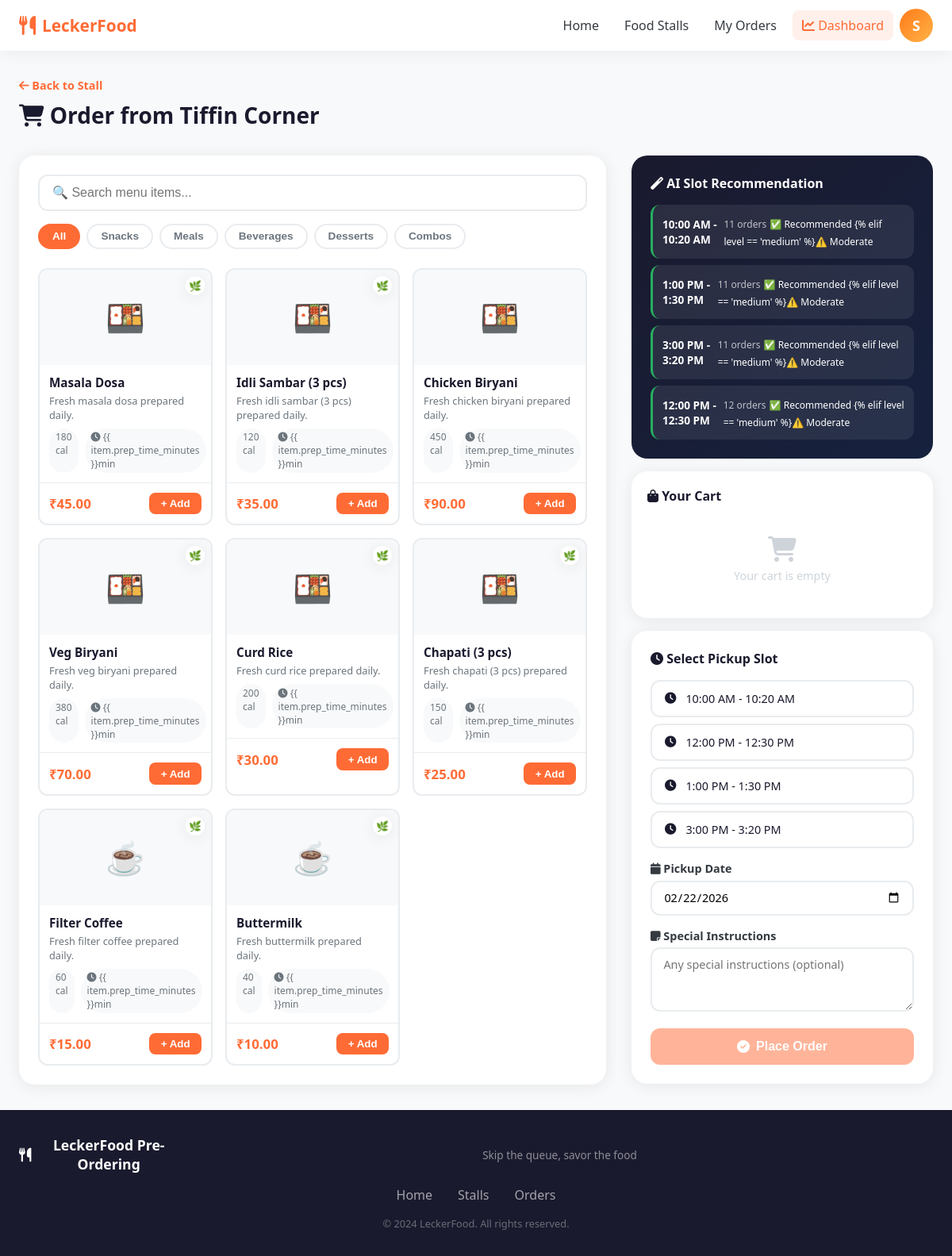
/order/stall/1/ (signed in), run on the app's committed database.
### apps/users/models.py (models this page shows, shortened)
class User(AbstractUser):
    ROLE_CHOICES = [
        ('student', 'Student'),
        ('admin', 'Admin'),
        ('stall_owner', 'Stall Owner'),
    ]
    role = models.CharField(max_length=20, choices=ROLE_CHOICES, default='student')
    student_id = models.CharField(max_length=20, blank=True, null=True, unique=True)
    phone = models.CharField(max_length=15, blank=True)
    profile_pic = models.ImageField(upload_to='profiles/', blank=True, null=True)
    class Meta:
        verbose_name = 'User'
        verbose_name_plural = 'Users'
    @property
    def is_stall_owner(self):
        return self.role == 'stall_owner'

### apps/stalls/models.py (models this page shows, shortened)
class FoodStall(models.Model):
    name = models.CharField(max_length=100)
    description = models.TextField(blank=True)
    owner = models.ForeignKey(User, on_delete=models.SET_NULL, null=True, related_name='stalls')
    image = models.ImageField(upload_to='stalls/', blank=True, null=True)
    location = models.CharField(max_length=200, blank=True)
    is_open = models.BooleanField(default=True)
    created_at = models.DateTimeField(auto_now_add=True)

class MenuItem(models.Model):
    CATEGORY_CHOICES = [
        ('snacks', 'Snacks'),
        ('meals', 'Meals'),
        ('beverages', 'Beverages'),
        ('desserts', 'Desserts'),
        ('combos', 'Combos'),
    ]
    stall = models.ForeignKey(FoodStall, on_delete=models.CASCADE, related_name='menu_items')
    name = models.CharField(max_length=100)
    description = models.TextField(blank=True)
    price = models.DecimalField(max_digits=8, decimal_places=2)
    category = models.CharField(max_length=20, choices=CATEGORY_CHOICES, default='snacks')
    image = models.ImageField(upload_to='menu_items/', blank=True, null=True)
    is_available = models.BooleanField(default=True)
    prep_time_minutes = models.IntegerField(default=10)
    calories = models.IntegerField(null=True, blank=True)
    is_vegetarian = models.BooleanField(default=False)
    created_at = models.DateTimeField(auto_now_add=True)

### apps/orders/views.py (the view)
# urls.py: path('order/stall/<int:stall_id>/', views.place_order, name='place_order'),
@login_required
def place_order(request, stall_id):
    stall = get_object_or_404(FoodStall, pk=stall_id, is_open=True)
    menu_items = stall.menu_items.filter(is_available=True)
    today = timezone.now().date()
    slot_recommendations = get_recommended_slot(stall_id, today)
    if request.method == 'POST':
        form = OrderForm(request.POST)
        cart_data = request.POST.get('cart_data', '[]')
        try:
            cart = json.loads(cart_data)
        except json.JSONDecodeError:
            cart = []
        if not cart:
            messages.error(request, 'Your cart is empty. Please add items.')
            return redirect('place_order', stall_id=stall_id)
        from decimal import Decimal
        from django.db import transaction
        if form.is_valid():
            with transaction.atomic():
                slot = form.cleaned_data['break_slot']
                pickup_date = form.cleaned_data['pickup_date']
                level, current_count = get_slot_congestion_level(stall_id, slot, pickup_date)
                if level == 'high':
                    messages.warning(request, f'The {slot} slot is very busy ({current_count} orders).')
                order = form.save(commit=False)
                order.user = request.user
                order.stall = stall
                order.status = 'pending'
                order.save()
                total = Decimal('0.00')
                for cart_item in cart:
                    try:
                        menu_item = MenuItem.objects.get(
                            pk=cart_item['id'],
                            stall=stall,
                            is_available=True
                        )
                        qty = int(cart_item.get('quantity', 1))
                        OrderItem.objects.create(
                            order=order,
                            menu_item=menu_item,
                            quantity=qty,
                            price_at_order=menu_item.price,
                            customization=cart_item.get('customization', '')
                        )
                        total += menu_item.price * qty
                    except (MenuItem.DoesNotExist, KeyError, ValueError):
                        continue
                if total == 0:
                    order.delete()
                    messages.error(request, "Invalid cart items.")
                    return redirect('place_order', stall_id=stall_id)
                order.total_amount = total
                order.save()
                messages.success(request, f'Order placed! Your token number is #{order.token_number}')
                return redirect('order_detail', pk=order.pk)
    else:
        form = OrderForm()
    context = {
        'stall': stall,
        'menu_items': menu_items,
        'form': form,
        'slot_recommendations': slot_recommendations,
        'break_slots': BREAK_SLOT_CHOICES,
    }
    return render(request, 'orders/place_order.html', context)

### apps/orders/forms.py (shortened to what this page needs)
class OrderForm(forms.ModelForm):
    break_slot = forms.ChoiceField(choices=BREAK_SLOT_CHOICES, widget=forms.RadioSelect)
    pickup_date = forms.DateField(
        widget=forms.DateInput(attrs={'type': 'date', 'min': timezone.now().date().isoformat()}),
        initial=timezone.now().date
    )
    special_instructions = forms.CharField(
        widget=forms.Textarea(attrs={'rows': 3, 'placeholder': 'Any special instructions (optional)'}),
        required=False
    )
    class Meta:
        model = Order
        fields = ['break_slot', 'pickup_date', 'special_instructions']

### apps/orders/ai_demand.py (called while the page is built)
def get_slot_congestion_level(stall_id, break_slot, pickup_date):
    from apps.orders.models import Order
    MAX_CAPACITY = 50  # configurable
    current_count = Order.objects.filter(
        stall_id=stall_id,
        break_slot=break_slot,
        pickup_date=pickup_date,
        status__in=['pending', 'confirmed', 'preparing']
    ).count()
    ratio = current_count / MAX_CAPACITY
    if ratio < 0.4:
        return 'low', current_count
    elif ratio < 0.75:
        return 'medium', current_count
    else:
        return 'high', current_count

def get_recommended_slot(stall_id, pickup_date):
    from apps.orders.models import BREAK_SLOT_CHOICES
    slot_loads = []
    for slot_value, slot_label in BREAK_SLOT_CHOICES:
        level, count = get_slot_congestion_level(stall_id, slot_value, pickup_date)
        slot_loads.append((slot_value, slot_label, level, count))
    slot_loads.sort(key=lambda x: x[3])
    return slot_loads

### templates/orders/place_order.html (shortened to what this page needs)
{% extends 'base/base.html' %} {% load static %}  {% block content %}
<div class="container order-page">
  <div class="order-header">
    <a href="{% url 'stall_detail' stall.pk %}" class="back-link"
      ><i class="fas fa-arrow-left"></i> Back to Stall</a
    >
    <h1><i class="fas fa-shopping-cart"></i> Order from {{ stall.name }}</h1>
  </div>
  <div class="order-layout">
    <div class="menu-section">
      <div class="menu-search">
        <input
          type="text"
          id="menuSearch"
          placeholder="🔍 Search menu items..."
          oninput="filterMenu(this.value)"
        />
      </div>
      <div class="category-tabs">
        <button class="cat-tab active" onclick="filterCategory('all', this)">
          All
        </button>
        <button class="cat-tab" onclick="filterCategory('snacks', this)">
          Snacks
        </button>
        <button class="cat-tab" onclick="filterCategory('meals', this)">
          Meals
        </button>
        <button class="cat-tab" onclick="filterCategory('beverages', this)">
          Beverages
        </button>
        <button class="cat-tab" onclick="filterCategory('desserts', this)">
          Desserts
        </button>
        <button class="cat-tab" onclick="filterCategory('combos', this)">
          Combos
        </button>
      </div>
      <div class="menu-grid" id="menuGrid">
        {% for item in menu_items %}
        <div
          class="menu-item-card"
          data-category="{{ item.category }}"
          data-name="{{ item.name|lower }}"
          data-id="{{ item.id }}"
        >
          <div class="menu-item-img">
            {% if item.image %}
            <img src="{{ item.image.url }}" alt="{{ item.name }}" />
            {% else %}
            <div class="menu-img-placeholder">
                {% if item.category == 'beverages' %}
                    ☕
                {% elif item.category == 'desserts' %}
                    🍰
                {% elif item.category == 'meals' %}
                    🍱
                {% elif item.category == 'combos' %}
                    🍽️
                {% else %}
                    🍿
                {% endif %}
            </div>
            {% endif %} {% if item.is_vegetarian %}
            <span class="veg-badge" title="Vegetarian">🌿</span>
            {% endif %}
          </div>
          <div class="menu-item-info">
            <h4>{{ item.name }}</h4>
            <p>{{ item.description|truncatechars:50 }}</p>
            <div class="menu-item-meta">
              {% if item.calories %}<span class="calorie-badge"
                >{{ item.calories }} cal</span
              >{% endif %}
              <span class="prep-badge"
                ><i class="fas fa-clock"></i> {{ item.prep_time_minutes
                }}min</span
              >
            </div>
          </div>
          <div class="menu-item-footer">
            <span class="menu-price">₹{{ item.price }}</span>
            <button
              class="btn-add"
              id="add-btn-{{ item.id }}"
              onclick="addToCart({{ item.id }}, '{{ item.name|escapejs }}', {{ item.price }})"
            >
              + Add
            </button>
          </div>
        </div>
        {% empty %}
        <div class="empty-state">
          <i class="fas fa-utensils"></i>
          <p>No menu items available right now.</p>
        </div>
        {% endfor %}
      </div>
    </div>
    <div class="cart-section">
      <div class="slot-recommendation">
        <h3><i class="fas fa-magic"></i> AI Slot Recommendation</h3>
        <div class="slot-recs">
          {% for slot_value, slot_label, level, count in slot_recommendations %}
          <div class="slot-rec-item slot-rec-{{ level }}">
            <div class="slot-rec-time">{{ slot_label }}</div>
            <div class="slot-rec-info">
              <span class="slot-rec-count">{{ count }} orders</span>
              <span class="slot-rec-level">
                {% if level == 'low' %}✅ Recommended {% elif level == 'medium'
                %}⚠️ Moderate {% else %}🔴 Very Busy{% endif %}
              </span>
            </div>
          </div>
          {% endfor %}
        </div>
      </div>
      <div class="cart-box">
        <h3><i class="fas fa-shopping-bag"></i> Your Cart</h3>
        <div id="cartItems" class="cart-items">
          <div class="cart-empty" id="cartEmpty">
            <i class="fas fa-shopping-cart"></i>
            <p>Your cart is empty</p>
          </div>
        </div>
      </div>
      <form method="post" id="orderForm" class="order-form">
        <h3><i class="fas fa-clock"></i> Select Pickup Slot</h3>
        <div class="slot-options">
          {% for slot_value, slot_label in form.break_slot.field.choices %}
          <label class="slot-option">
            <div class="slot-option-content">
              <i class="fas fa-clock"></i>
              <span>{{ slot_label }}</span>
            </div>
          </label>
          {% endfor %}
        </div>
        <div class="form-group">
          <label><i class="fas fa-calendar"></i> Pickup Date</label>
          {{ form.pickup_date }}
        </div>
        <div class="form-group">
          <label><i class="fas fa-sticky-note"></i> Special Instructions</label>
          {{ form.special_instructions }}
        </div>
        <button
          type="submit"
          class="btn btn-primary btn-full btn-large"
          id="placeOrderBtn"
          disabled
        >
          <i class="fas fa-check-circle"></i> Place Order
        </button>
      </form>
    </div>
  </div>
</div>
{% endblock %}

### templates/base/base.html (shortened to what this page needs)
<!doctype html>
<html lang="en">
  <head>
    {% load static %}
    <link rel="stylesheet" href="{% static 'css/main.css' %}" />
    <link
      rel="stylesheet"
      href="https://cdnjs.cloudflare.com/ajax/libs/font-awesome/6.4.0/css/all.min.css"
    />
  </head>
  <body class="{% block body_class %}{% endblock %}">
    <nav class="navbar">
      <div class="nav-container">
        <a href="{% url 'home' %}" class="nav-brand">
          <i class="fas fa-utensils"></i>
          <span>LeckerFood</span>
        </a>
        <div class="nav-links">
          <a href="{% url 'home' %}" class="nav-link">Home</a>
          <a href="{% url 'stall_list' %}" class="nav-link">Food Stalls</a>
          {% if user.is_authenticated %}
          <a href="{% url 'my_orders' %}" class="nav-link">My Orders</a>
          {% if user.is_staff or user.is_stall_owner %}
          <a href="{% url 'admin_dashboard' %}" class="nav-link nav-admin">
            <i class="fas fa-chart-line"></i> Dashboard
          </a>
          {% endif %}
          <div class="user-menu" id="userMenu">
            <div class="avatar-circle" onclick="toggleDropdown()">
              {{ user.username|first|upper }}
            </div>
          </div>
          {% else %}
          <a href="{% url 'login' %}" class="btn btn-outline">Login</a>
          <a href="{% url 'register' %}" class="btn btn-primary">Register</a>
          {% endif %}
        </div>
      </div>
    </nav>
    <main class="main-content">{% block content %}{% endblock %}</main>
    <footer class="footer">
      <div class="footer-container">
        <div class="footer-brand">
          <i class="fas fa-utensils"></i>
          <strong>LeckerFood Pre-Ordering</strong>
          <p>Skip the queue, savor the food</p>
        </div>
        <div class="footer-links">
          <a href="{% url 'home' %}">Home</a>
          <a href="{% url 'stall_list' %}">Stalls</a>
          {% if user.is_authenticated %}
          <a href="{% url 'my_orders' %}">Orders</a>
          {% endif %}
        </div>
        <p class="footer-copy">&copy; 2024 LeckerFood. All rights reserved.</p>
      </div>
    </footer>
  </body>
</html>

### data on the page
User: username|first "S"
FoodStall: name "Tiffin Corner"
MenuItem: name "Masala Dosa", description "Fresh masala dosa prepared daily.", calories "180", price "45.00"
MenuItem: name "Idli Sambar (3 pcs)", description "Fresh idli sambar (3 pcs) prepared daily.", calories "120", price "35.00"
MenuItem: name "Chicken Biryani", description "Fresh chicken biryani prepared daily.", calories "450", price "90.00"
MenuItem: name "Veg Biryani", description "Fresh veg biryani prepared daily.", calories "380", price "70.00"
MenuItem: name "Curd Rice", description "Fresh curd rice prepared daily.", calories "200", price "30.00"
MenuItem: name "Chapati (3 pcs)", description "Fresh chapati (3 pcs) prepared daily.", calories "150", price "25.00"
MenuItem: name "Filter Coffee", description "Fresh filter coffee prepared daily.", calories "60", price "15.00"
MenuItem: name "Buttermilk", description "Fresh buttermilk prepared daily.", calories "40", price "10.00"

### other printed values
{{ slot_label }} "10:00 AM - 10:20 AM" "1:00 PM - 1:30 PM" "3:00 PM - 3:20 PM" "12:00 PM - 12:30 PM"
{{ count }} "11" "11" "11" "12"
{{ slot_label }} "10:00 AM - 10:20 AM" "12:00 PM - 12:30 PM" "1:00 PM - 1:30 PM" "3:00 PM - 3:20 PM"
